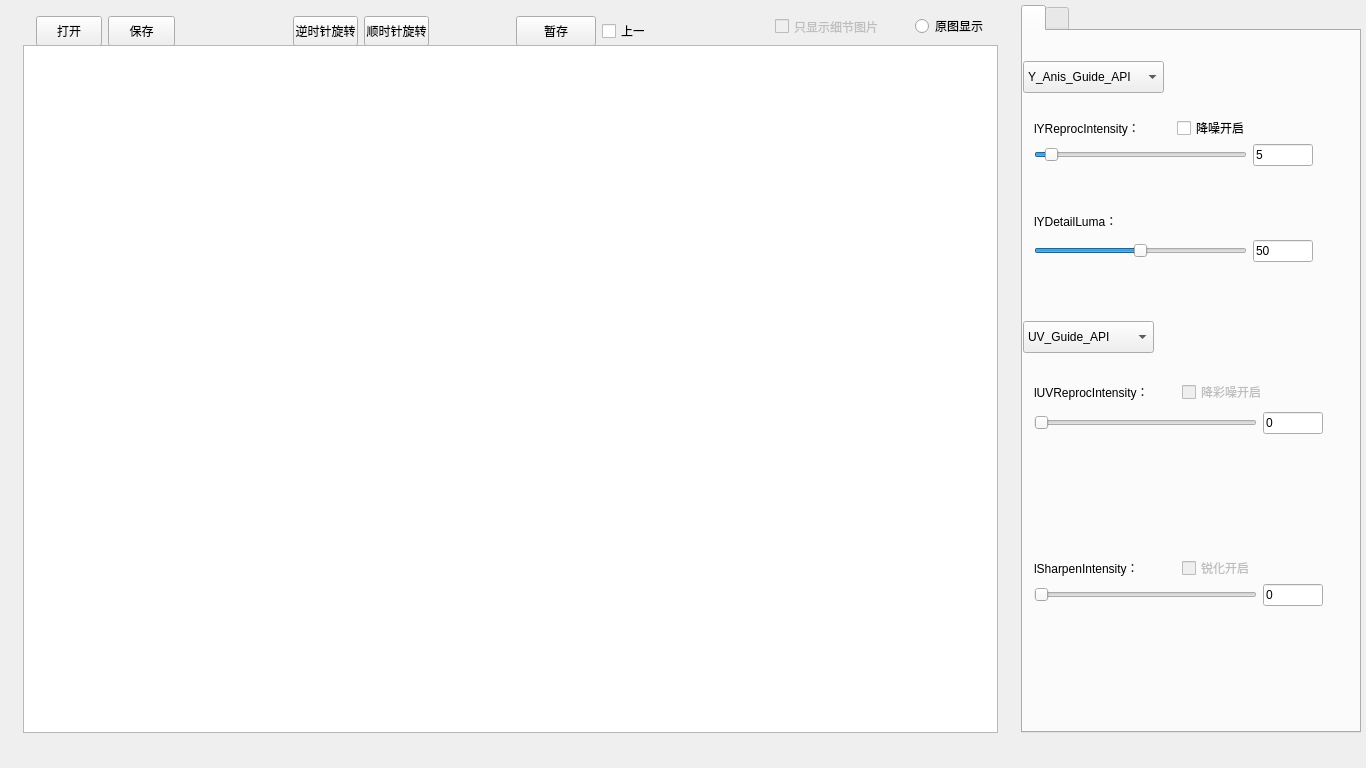
<?xml version="1.0" encoding="UTF-8"?>
<ui version="4.0">
 <class>MainWindowClass</class>
 <widget class="QMainWindow" name="MainWindowClass">
  <property name="geometry">
   <rect>
    <x>0</x>
    <y>0</y>
    <width>1366</width>
    <height>768</height>
   </rect>
  </property>
  <property name="contextMenuPolicy">
   <enum>Qt::CustomContextMenu</enum>
  </property>
  <property name="windowTitle">
   <string/>
  </property>
  <widget class="QWidget" name="mainWidget">
   <property name="sizePolicy">
    <sizepolicy hsizetype="Expanding" vsizetype="Expanding">
     <horstretch>0</horstretch>
     <verstretch>0</verstretch>
    </sizepolicy>
   </property>
   <property name="minimumSize">
    <size>
     <width>1366</width>
     <height>768</height>
    </size>
   </property>
   <property name="mouseTracking">
    <bool>false</bool>
   </property>
   <layout class="QVBoxLayout" name="verticalLayout_2">
    <property name="spacing">
     <number>0</number>
    </property>
    <property name="leftMargin">
     <number>0</number>
    </property>
    <property name="topMargin">
     <number>0</number>
    </property>
    <property name="rightMargin">
     <number>0</number>
    </property>
    <property name="bottomMargin">
     <number>0</number>
    </property>
    <item>
     <layout class="QHBoxLayout" name="horizontalLayoutMain">
      <property name="spacing">
       <number>5</number>
      </property>
      <property name="leftMargin">
       <number>5</number>
      </property>
      <property name="topMargin">
       <number>5</number>
      </property>
      <property name="rightMargin">
       <number>5</number>
      </property>
      <property name="bottomMargin">
       <number>5</number>
      </property>
      <item>
       <layout class="QVBoxLayout" name="verticalLayout">
        <property name="spacing">
         <number>0</number>
        </property>
        <property name="topMargin">
         <number>0</number>
        </property>
        <property name="rightMargin">
         <number>0</number>
        </property>
        <property name="bottomMargin">
         <number>0</number>
        </property>
        <item>
         <widget class="QWidget" name="widget" native="true">
          <property name="maximumSize">
           <size>
            <width>16777215</width>
            <height>40</height>
           </size>
          </property>
          <property name="acceptDrops">
           <bool>true</bool>
          </property>
          <property name="autoFillBackground">
           <bool>true</bool>
          </property>
          <widget class="QRadioButton" name="radioButton1_src">
           <property name="enabled">
            <bool>true</bool>
           </property>
           <property name="geometry">
            <rect>
             <x>910</x>
             <y>10</y>
             <width>77</width>
             <height>22</height>
            </rect>
           </property>
           <property name="text">
            <string>原图显示</string>
           </property>
          </widget>
          <widget class="QCheckBox" name="checkBox">
           <property name="enabled">
            <bool>false</bool>
           </property>
           <property name="geometry">
            <rect>
             <x>770</x>
             <y>10</y>
             <width>116</width>
             <height>23</height>
            </rect>
           </property>
           <property name="text">
            <string>只显示细节图片</string>
           </property>
          </widget>
          <widget class="QWidget" name="layoutWidget">
           <property name="geometry">
            <rect>
             <x>20</x>
             <y>0</y>
             <width>161</width>
             <height>41</height>
            </rect>
           </property>
           <layout class="QHBoxLayout" name="horizontalLayout_3">
            <item>
             <widget class="QPushButton" name="BtnOpen">
              <property name="minimumSize">
               <size>
                <width>36</width>
                <height>30</height>
               </size>
              </property>
              <property name="maximumSize">
               <size>
                <width>16777215</width>
                <height>35</height>
               </size>
              </property>
              <property name="toolTip">
               <string>打开</string>
              </property>
              <property name="text">
               <string>打开</string>
              </property>
              <property name="icon">
               <iconset>
                <normaloff>:/images/open.png</normaloff>:/images/open.png</iconset>
              </property>
              <property name="shortcut">
               <string>Ctrl+O</string>
              </property>
              <property name="myButton" stdset="0">
               <bool>true</bool>
              </property>
             </widget>
            </item>
            <item>
             <widget class="QPushButton" name="BtnSave">
              <property name="minimumSize">
               <size>
                <width>36</width>
                <height>30</height>
               </size>
              </property>
              <property name="maximumSize">
               <size>
                <width>16777215</width>
                <height>35</height>
               </size>
              </property>
              <property name="toolTip">
               <string>保存</string>
              </property>
              <property name="text">
               <string>保存</string>
              </property>
              <property name="icon">
               <iconset>
                <normaloff>:/images/save.png</normaloff>:/images/save.png</iconset>
              </property>
              <property name="shortcut">
               <string>Ctrl+S</string>
              </property>
              <property name="myButton" stdset="0">
               <bool>true</bool>
              </property>
             </widget>
            </item>
           </layout>
          </widget>
          <widget class="QWidget" name="layoutWidget">
           <property name="geometry">
            <rect>
             <x>277</x>
             <y>0</y>
             <width>158</width>
             <height>41</height>
            </rect>
           </property>
           <layout class="QHBoxLayout" name="horizontalLayout_2">
            <item>
             <widget class="QPushButton" name="BtnRotate_1">
              <property name="minimumSize">
               <size>
                <width>0</width>
                <height>30</height>
               </size>
              </property>
              <property name="text">
               <string>逆时针旋转</string>
              </property>
             </widget>
            </item>
            <item>
             <widget class="QPushButton" name="BtnRotate_2">
              <property name="minimumSize">
               <size>
                <width>0</width>
                <height>30</height>
               </size>
              </property>
              <property name="text">
               <string>顺时针旋转</string>
              </property>
             </widget>
            </item>
           </layout>
          </widget>
          <widget class="QWidget" name="layoutWidget">
           <property name="geometry">
            <rect>
             <x>500</x>
             <y>0</y>
             <width>151</width>
             <height>41</height>
            </rect>
           </property>
           <layout class="QHBoxLayout" name="horizontalLayout">
            <item>
             <widget class="QPushButton" name="SaveImgButton">
              <property name="enabled">
               <bool>true</bool>
              </property>
              <property name="minimumSize">
               <size>
                <width>0</width>
                <height>30</height>
               </size>
              </property>
              <property name="maximumSize">
               <size>
                <width>16777215</width>
                <height>35</height>
               </size>
              </property>
              <property name="styleSheet">
               <string notr="true"/>
              </property>
              <property name="text">
               <string>暂存</string>
              </property>
             </widget>
            </item>
            <item>
             <widget class="QCheckBox" name="CompareButton">
              <property name="enabled">
               <bool>true</bool>
              </property>
              <property name="minimumSize">
               <size>
                <width>36</width>
                <height>30</height>
               </size>
              </property>
              <property name="maximumSize">
               <size>
                <width>16777215</width>
                <height>35</height>
               </size>
              </property>
              <property name="toolTip">
               <string>对比</string>
              </property>
              <property name="text">
               <string>上一图</string>
              </property>
              <property name="shortcut">
               <string>Ctrl+O</string>
              </property>
             </widget>
            </item>
           </layout>
          </widget>
         </widget>
        </item>
        <item>
         <widget class="QWidget" name="MainWidget" native="true">
          <layout class="QHBoxLayout" name="horizontalLayout_4">
           <property name="spacing">
            <number>0</number>
           </property>
           <property name="leftMargin">
            <number>18</number>
           </property>
           <property name="topMargin">
            <number>0</number>
           </property>
           <property name="rightMargin">
            <number>18</number>
           </property>
           <property name="bottomMargin">
            <number>0</number>
           </property>
           <item>
            <widget class="CMainView" name="graphicsView">
             <property name="sizePolicy">
              <sizepolicy hsizetype="Preferred" vsizetype="Preferred">
               <horstretch>0</horstretch>
               <verstretch>0</verstretch>
              </sizepolicy>
             </property>
             <property name="mouseTracking">
              <bool>false</bool>
             </property>
             <property name="verticalScrollBarPolicy">
              <enum>Qt::ScrollBarAlwaysOff</enum>
             </property>
             <property name="horizontalScrollBarPolicy">
              <enum>Qt::ScrollBarAlwaysOff</enum>
             </property>
             <property name="sizeAdjustPolicy">
              <enum>QAbstractScrollArea::AdjustToContentsOnFirstShow</enum>
             </property>
             <property name="backgroundBrush">
              <brush brushstyle="SolidPattern">
               <color alpha="50">
                <red>250</red>
                <green>255</green>
                <blue>255</blue>
               </color>
              </brush>
             </property>
            </widget>
           </item>
          </layout>
         </widget>
        </item>
       </layout>
      </item>
      <item>
       <widget class="QTabWidget" name="tabWidget">
        <property name="minimumSize">
         <size>
          <width>340</width>
          <height>0</height>
         </size>
        </property>
        <property name="maximumSize">
         <size>
          <width>300</width>
          <height>3000</height>
         </size>
        </property>
        <property name="currentIndex">
         <number>0</number>
        </property>
        <widget class="QWidget" name="tabWidgetPage1">
         <attribute name="title">
          <string/>
         </attribute>
         <widget class="QWidget" name="layoutWidget">
          <property name="geometry">
           <rect>
            <x>0</x>
            <y>70</y>
            <width>301</width>
            <height>71</height>
           </rect>
          </property>
          <layout class="QVBoxLayout" name="verticalLayoutCNR1">
           <property name="spacing">
            <number>0</number>
           </property>
           <property name="bottomMargin">
            <number>0</number>
           </property>
           <item>
            <layout class="QHBoxLayout" name="horizontalLayout_10">
             <item>
              <widget class="QLabel" name="label_3">
               <property name="text">
                <string>lYReprocIntensity：</string>
               </property>
              </widget>
             </item>
             <item>
              <widget class="QCheckBox" name="checkBox_1">
               <property name="text">
                <string>降噪开启</string>
               </property>
              </widget>
             </item>
            </layout>
           </item>
           <item>
            <layout class="QHBoxLayout" name="horizontalLayoutCNR1">
             <item>
              <widget class="QSlider" name="SliderCNR1">
               <property name="maximum">
                <number>100</number>
               </property>
               <property name="value">
                <number>5</number>
               </property>
               <property name="orientation">
                <enum>Qt::Horizontal</enum>
               </property>
              </widget>
             </item>
             <item>
              <widget class="QLineEdit" name="EdtCNR1">
               <property name="maximumSize">
                <size>
                 <width>60</width>
                 <height>16777215</height>
                </size>
               </property>
               <property name="text">
                <string>5</string>
               </property>
              </widget>
             </item>
            </layout>
           </item>
          </layout>
         </widget>
         <widget class="QComboBox" name="comboBox_1">
          <property name="geometry">
           <rect>
            <x>0</x>
            <y>30</y>
            <width>141</width>
            <height>32</height>
           </rect>
          </property>
          <property name="currentIndex">
           <number>3</number>
          </property>
          <item>
           <property name="text">
            <string>Y_Wavelet_API</string>
           </property>
          </item>
          <item>
           <property name="text">
            <string>Y_NLM_API</string>
           </property>
          </item>
          <item>
           <property name="text">
            <string>Y_BM3D_API</string>
           </property>
          </item>
          <item>
           <property name="text">
            <string>Y_Anis_Guide_API</string>
           </property>
          </item>
          <item>
           <property name="text">
            <string>Y_Anis_API</string>
           </property>
          </item>
         </widget>
         <widget class="QWidget" name="layoutWidget_2">
          <property name="geometry">
           <rect>
            <x>0</x>
            <y>330</y>
            <width>311</width>
            <height>81</height>
           </rect>
          </property>
          <layout class="QVBoxLayout" name="verticalLayoutCNR2">
           <property name="spacing">
            <number>0</number>
           </property>
           <property name="bottomMargin">
            <number>0</number>
           </property>
           <item>
            <layout class="QHBoxLayout" name="horizontalLayout_25">
             <item>
              <widget class="QLabel" name="label_4">
               <property name="text">
                <string>lUVReprocIntensity：</string>
               </property>
              </widget>
             </item>
             <item>
              <widget class="QCheckBox" name="checkBox_2">
               <property name="enabled">
                <bool>false</bool>
               </property>
               <property name="text">
                <string>降彩噪开启</string>
               </property>
              </widget>
             </item>
            </layout>
           </item>
           <item>
            <layout class="QHBoxLayout" name="horizontalLayoutCNR2">
             <item>
              <widget class="QSlider" name="SliderCNR2">
               <property name="maximum">
                <number>50</number>
               </property>
               <property name="value">
                <number>0</number>
               </property>
               <property name="orientation">
                <enum>Qt::Horizontal</enum>
               </property>
              </widget>
             </item>
             <item>
              <widget class="QLineEdit" name="EdtCNR2">
               <property name="maximumSize">
                <size>
                 <width>60</width>
                 <height>16777215</height>
                </size>
               </property>
               <property name="text">
                <string>0</string>
               </property>
              </widget>
             </item>
            </layout>
           </item>
          </layout>
         </widget>
         <widget class="QComboBox" name="comboBox_2">
          <property name="geometry">
           <rect>
            <x>0</x>
            <y>290</y>
            <width>131</width>
            <height>32</height>
           </rect>
          </property>
          <property name="currentIndex">
           <number>1</number>
          </property>
          <item>
           <property name="text">
            <string>UV_NLM_API</string>
           </property>
          </item>
          <item>
           <property name="text">
            <string>UV_Guide_API</string>
           </property>
          </item>
          <item>
           <property name="text">
            <string>UV_Anis_API</string>
           </property>
          </item>
         </widget>
         <widget class="QWidget" name="layoutWidget_3">
          <property name="geometry">
           <rect>
            <x>0</x>
            <y>510</y>
            <width>311</width>
            <height>71</height>
           </rect>
          </property>
          <layout class="QVBoxLayout" name="verticalLayoutCNR3">
           <property name="spacing">
            <number>0</number>
           </property>
           <property name="bottomMargin">
            <number>0</number>
           </property>
           <item>
            <layout class="QHBoxLayout" name="horizontalLayout_27">
             <item>
              <widget class="QLabel" name="label_5">
               <property name="text">
                <string>lSharpenIntensity：</string>
               </property>
              </widget>
             </item>
             <item>
              <widget class="QCheckBox" name="checkBox_3">
               <property name="enabled">
                <bool>false</bool>
               </property>
               <property name="text">
                <string>锐化开启</string>
               </property>
              </widget>
             </item>
            </layout>
           </item>
           <item>
            <layout class="QHBoxLayout" name="horizontalLayoutCNR3">
             <item>
              <widget class="QSlider" name="SliderCNR3">
               <property name="maximum">
                <number>100</number>
               </property>
               <property name="value">
                <number>0</number>
               </property>
               <property name="orientation">
                <enum>Qt::Horizontal</enum>
               </property>
              </widget>
             </item>
             <item>
              <widget class="QLineEdit" name="EdtCNR3">
               <property name="maximumSize">
                <size>
                 <width>60</width>
                 <height>16777215</height>
                </size>
               </property>
               <property name="text">
                <string>0</string>
               </property>
              </widget>
             </item>
            </layout>
           </item>
          </layout>
         </widget>
         <widget class="QWidget" name="layoutWidget_4">
          <property name="geometry">
           <rect>
            <x>0</x>
            <y>160</y>
            <width>301</width>
            <height>71</height>
           </rect>
          </property>
          <layout class="QVBoxLayout" name="verticalLayoutCNR1_2">
           <property name="spacing">
            <number>0</number>
           </property>
           <property name="bottomMargin">
            <number>0</number>
           </property>
           <item>
            <layout class="QHBoxLayout" name="horizontalLayout_11">
             <item>
              <widget class="QLabel" name="label_7">
               <property name="text">
                <string>lYDetailLuma：</string>
               </property>
              </widget>
             </item>
            </layout>
           </item>
           <item>
            <layout class="QHBoxLayout" name="horizontalLayoutCNR1_2">
             <item>
              <widget class="QSlider" name="SliderDetailLuma">
               <property name="maximum">
                <number>100</number>
               </property>
               <property name="value">
                <number>50</number>
               </property>
               <property name="orientation">
                <enum>Qt::Horizontal</enum>
               </property>
              </widget>
             </item>
             <item>
              <widget class="QLineEdit" name="EdtDetailLuma">
               <property name="maximumSize">
                <size>
                 <width>60</width>
                 <height>16777215</height>
                </size>
               </property>
               <property name="text">
                <string>50</string>
               </property>
              </widget>
             </item>
            </layout>
           </item>
          </layout>
         </widget>
        </widget>
        <widget class="QWidget" name="tabWidgetPage2">
         <property name="enabled">
          <bool>false</bool>
         </property>
         <attribute name="title">
          <string/>
         </attribute>
         <layout class="QVBoxLayout" name="verticalLayout_3">
          <item>
           <layout class="QVBoxLayout" name="verticalLayoutCNR1_3">
            <property name="spacing">
             <number>0</number>
            </property>
            <property name="bottomMargin">
             <number>0</number>
            </property>
            <item>
             <layout class="QHBoxLayout" name="horizontalLayout_13">
              <item>
               <widget class="QLabel" name="label_8">
                <property name="text">
                 <string>smooth value：</string>
                </property>
               </widget>
              </item>
             </layout>
            </item>
            <item>
             <layout class="QHBoxLayout" name="horizontalLayoutCNR1_3">
              <item>
               <widget class="QSlider" name="SliderCNR8">
                <property name="minimum">
                 <number>10</number>
                </property>
                <property name="maximum">
                 <number>30</number>
                </property>
                <property name="singleStep">
                 <number>1</number>
                </property>
                <property name="value">
                 <number>13</number>
                </property>
                <property name="orientation">
                 <enum>Qt::Horizontal</enum>
                </property>
               </widget>
              </item>
              <item>
               <widget class="QLineEdit" name="EdtCNR8">
                <property name="maximumSize">
                 <size>
                  <width>60</width>
                  <height>16777215</height>
                 </size>
                </property>
                <property name="text">
                 <string>1.3</string>
                </property>
               </widget>
              </item>
             </layout>
            </item>
           </layout>
          </item>
          <item>
           <layout class="QVBoxLayout" name="verticalLayoutCNR4">
            <property name="spacing">
             <number>0</number>
            </property>
            <property name="topMargin">
             <number>0</number>
            </property>
            <property name="bottomMargin">
             <number>0</number>
            </property>
            <item>
             <layout class="QHBoxLayout" name="horizontalLayout_29">
              <property name="topMargin">
               <number>0</number>
              </property>
              <item>
               <widget class="QLabel" name="label_6">
                <property name="text">
                 <string>chroma value：</string>
                </property>
               </widget>
              </item>
             </layout>
            </item>
            <item>
             <layout class="QHBoxLayout" name="horizontalLayoutCNR4">
              <property name="topMargin">
               <number>0</number>
              </property>
              <property name="bottomMargin">
               <number>0</number>
              </property>
              <item>
               <widget class="QSlider" name="SliderCNR4">
                <property name="maximum">
                 <number>100</number>
                </property>
                <property name="value">
                 <number>0</number>
                </property>
                <property name="orientation">
                 <enum>Qt::Horizontal</enum>
                </property>
               </widget>
              </item>
              <item>
               <widget class="QLineEdit" name="EdtCNR4">
                <property name="maximumSize">
                 <size>
                  <width>60</width>
                  <height>16777215</height>
                 </size>
                </property>
                <property name="text">
                 <string>0</string>
                </property>
               </widget>
              </item>
             </layout>
            </item>
           </layout>
          </item>
          <item>
           <layout class="QVBoxLayout" name="verticalLayoutCNR5">
            <property name="spacing">
             <number>0</number>
            </property>
            <property name="bottomMargin">
             <number>0</number>
            </property>
            <item>
             <layout class="QHBoxLayout" name="horizontalLayout_31">
              <item>
               <widget class="QLabel" name="label_20">
                <property name="text">
                 <string>detail value：</string>
                </property>
               </widget>
              </item>
             </layout>
            </item>
            <item>
             <layout class="QHBoxLayout" name="horizontalLayoutCNR5">
              <item>
               <widget class="QSlider" name="SliderCNR5">
                <property name="maximum">
                 <number>100</number>
                </property>
                <property name="value">
                 <number>0</number>
                </property>
                <property name="orientation">
                 <enum>Qt::Horizontal</enum>
                </property>
               </widget>
              </item>
              <item>
               <widget class="QLineEdit" name="EdtCNR5">
                <property name="maximumSize">
                 <size>
                  <width>60</width>
                  <height>16777215</height>
                 </size>
                </property>
                <property name="text">
                 <string>0</string>
                </property>
               </widget>
              </item>
             </layout>
            </item>
           </layout>
          </item>
          <item>
           <layout class="QVBoxLayout" name="verticalLayoutCNR6">
            <property name="spacing">
             <number>0</number>
            </property>
            <property name="bottomMargin">
             <number>0</number>
            </property>
            <item>
             <layout class="QHBoxLayout" name="horizontalLayout_33">
              <item>
               <widget class="QLabel" name="label_21">
                <property name="text">
                 <string>smooth value：</string>
                </property>
               </widget>
              </item>
             </layout>
            </item>
            <item>
             <layout class="QHBoxLayout" name="horizontalLayoutCNR6">
              <item>
               <widget class="QSlider" name="SliderCNR6">
                <property name="maximum">
                 <number>200</number>
                </property>
                <property name="value">
                 <number>0</number>
                </property>
                <property name="orientation">
                 <enum>Qt::Horizontal</enum>
                </property>
               </widget>
              </item>
              <item>
               <widget class="QLineEdit" name="EdtCNR6">
                <property name="maximumSize">
                 <size>
                  <width>60</width>
                  <height>16777215</height>
                 </size>
                </property>
                <property name="text">
                 <string>0</string>
                </property>
               </widget>
              </item>
             </layout>
            </item>
           </layout>
          </item>
          <item>
           <layout class="QVBoxLayout" name="verticalLayoutCNR7">
            <property name="spacing">
             <number>0</number>
            </property>
            <property name="bottomMargin">
             <number>0</number>
            </property>
            <item>
             <layout class="QHBoxLayout" name="horizontalLayout_34">
              <item>
               <widget class="QLabel" name="label_22">
                <property name="text">
                 <string>step value：</string>
                </property>
               </widget>
              </item>
             </layout>
            </item>
            <item>
             <layout class="QHBoxLayout" name="horizontalLayoutCNR7">
              <item>
               <widget class="QSlider" name="SliderCNR7">
                <property name="minimum">
                 <number>1</number>
                </property>
                <property name="maximum">
                 <number>10</number>
                </property>
                <property name="value">
                 <number>1</number>
                </property>
                <property name="orientation">
                 <enum>Qt::Horizontal</enum>
                </property>
               </widget>
              </item>
              <item>
               <widget class="QLineEdit" name="EdtCNR7">
                <property name="maximumSize">
                 <size>
                  <width>60</width>
                  <height>16777215</height>
                 </size>
                </property>
                <property name="text">
                 <string>1</string>
                </property>
               </widget>
              </item>
             </layout>
            </item>
           </layout>
          </item>
          <item>
           <spacer name="verticalSpacer_2">
            <property name="orientation">
             <enum>Qt::Vertical</enum>
            </property>
            <property name="sizeHint" stdset="0">
             <size>
              <width>20</width>
              <height>40</height>
             </size>
            </property>
           </spacer>
          </item>
         </layout>
        </widget>
       </widget>
      </item>
     </layout>
    </item>
    <item>
     <widget class="QWidget" name="StatusWidget" native="true">
      <property name="enabled">
       <bool>true</bool>
      </property>
      <property name="minimumSize">
       <size>
        <width>0</width>
        <height>30</height>
       </size>
      </property>
      <property name="maximumSize">
       <size>
        <width>16777215</width>
        <height>30</height>
       </size>
      </property>
      <layout class="QHBoxLayout" name="horizontalLayout_5">
       <property name="spacing">
        <number>0</number>
       </property>
       <property name="leftMargin">
        <number>0</number>
       </property>
       <property name="topMargin">
        <number>0</number>
       </property>
       <property name="rightMargin">
        <number>0</number>
       </property>
       <property name="bottomMargin">
        <number>0</number>
       </property>
       <item>
        <layout class="QHBoxLayout" name="HBoxLayoutStatus">
         <property name="spacing">
          <number>0</number>
         </property>
        </layout>
       </item>
      </layout>
     </widget>
    </item>
   </layout>
  </widget>
 </widget>
 <layoutdefault spacing="6" margin="11"/>
 <customwidgets>
  <customwidget>
   <class>CMainView</class>
   <extends>QGraphicsView</extends>
   <header location="global">MainView.h</header>
  </customwidget>
 </customwidgets>
 <resources>
  <include location="resources.qrc"/>
 </resources>
 <connections/>
 <slots>
  <slot>slotBtnOpen()</slot>
  <slot>slotRotateChange()</slot>
  <slot>slotCurrentIndexChanged(int)</slot>
 </slots>
</ui>
